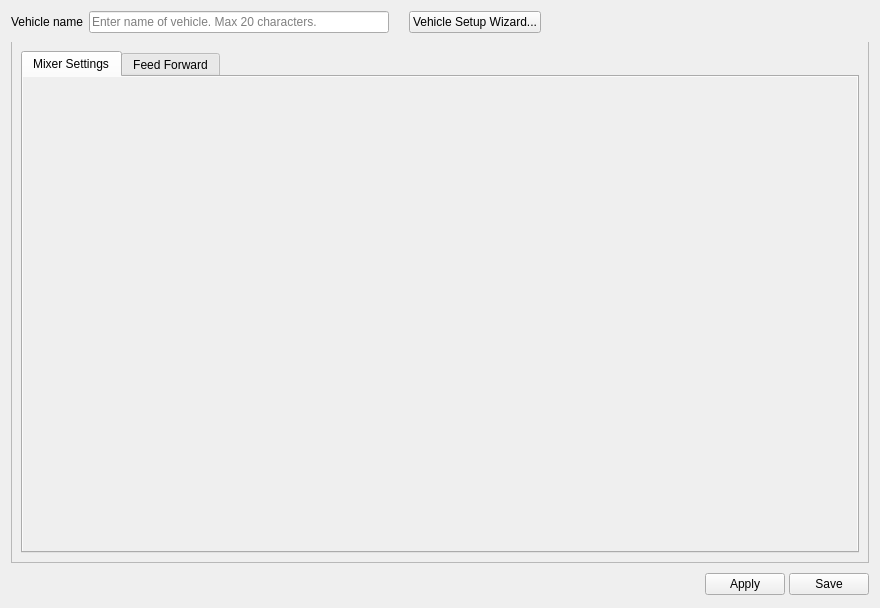
<?xml version="1.0" encoding="UTF-8"?>
<ui version="4.0">
 <class>AircraftWidget</class>
 <widget class="QWidget" name="AircraftWidget">
  <property name="geometry">
   <rect>
    <x>0</x>
    <y>0</y>
    <width>880</width>
    <height>608</height>
   </rect>
  </property>
  <property name="windowTitle">
   <string>Form</string>
  </property>
  <layout class="QVBoxLayout" name="verticalLayout_10">
   <property name="spacing">
    <number>0</number>
   </property>
   <item>
    <layout class="QHBoxLayout" name="horizontalLayout">
     <property name="leftMargin">
      <number>0</number>
     </property>
     <property name="topMargin">
      <number>0</number>
     </property>
     <property name="rightMargin">
      <number>0</number>
     </property>
     <property name="bottomMargin">
      <number>9</number>
     </property>
     <item>
      <widget class="QLabel" name="label">
       <property name="sizePolicy">
        <sizepolicy hsizetype="Preferred" vsizetype="Preferred">
         <horstretch>0</horstretch>
         <verstretch>0</verstretch>
        </sizepolicy>
       </property>
       <property name="text">
        <string>Vehicle name</string>
       </property>
      </widget>
     </item>
     <item>
      <spacer name="horizontalSpacer_2">
       <property name="orientation">
        <enum>Qt::Horizontal</enum>
       </property>
       <property name="sizeType">
        <enum>QSizePolicy::Fixed</enum>
       </property>
       <property name="sizeHint" stdset="0">
        <size>
         <width>6</width>
         <height>20</height>
        </size>
       </property>
      </spacer>
     </item>
     <item alignment="Qt::AlignLeft">
      <widget class="QLineEdit" name="nameEdit">
       <property name="sizePolicy">
        <sizepolicy hsizetype="Preferred" vsizetype="Fixed">
         <horstretch>0</horstretch>
         <verstretch>0</verstretch>
        </sizepolicy>
       </property>
       <property name="minimumSize">
        <size>
         <width>300</width>
         <height>0</height>
        </size>
       </property>
       <property name="inputMask">
        <string/>
       </property>
       <property name="maxLength">
        <number>20</number>
       </property>
       <property name="placeholderText">
        <string>Enter name of vehicle. Max 20 characters.</string>
       </property>
      </widget>
     </item>
     <item>
      <spacer name="horizontalSpacer">
       <property name="orientation">
        <enum>Qt::Horizontal</enum>
       </property>
       <property name="sizeType">
        <enum>QSizePolicy::Minimum</enum>
       </property>
       <property name="sizeHint" stdset="0">
        <size>
         <width>20</width>
         <height>20</height>
        </size>
       </property>
      </spacer>
     </item>
     <item>
      <widget class="QPushButton" name="vehicleSetupWizardButton">
       <property name="text">
        <string>Vehicle Setup Wizard...</string>
       </property>
      </widget>
     </item>
     <item>
      <spacer name="horizontalSpacer_3">
       <property name="orientation">
        <enum>Qt::Horizontal</enum>
       </property>
       <property name="sizeHint" stdset="0">
        <size>
         <width>40</width>
         <height>20</height>
        </size>
       </property>
      </spacer>
     </item>
    </layout>
   </item>
   <item>
    <widget class="QTabBar" name="aircraftType" native="true"/>
   </item>
   <item>
    <widget class="QFrame" name="vehicleTypeFrame">
     <property name="layoutDirection">
      <enum>Qt::LeftToRight</enum>
     </property>
     <property name="autoFillBackground">
      <bool>false</bool>
     </property>
     <property name="styleSheet">
      <string notr="true">#vehicleTypeFrame{
	color: rgb(180, 180, 180);
    margin-top: -1px;
}</string>
     </property>
     <property name="frameShape">
      <enum>QFrame::StyledPanel</enum>
     </property>
     <property name="frameShadow">
      <enum>QFrame::Raised</enum>
     </property>
     <layout class="QVBoxLayout" name="verticalLayout_2">
      <item>
       <widget class="QTabWidget" name="tabWidget">
        <property name="currentIndex">
         <number>0</number>
        </property>
        <widget class="QWidget" name="mixerSettingsPage">
         <property name="autoFillBackground">
          <bool>true</bool>
         </property>
         <attribute name="title">
          <string>Mixer Settings</string>
         </attribute>
         <layout class="QVBoxLayout" name="verticalLayout_3">
          <property name="leftMargin">
           <number>9</number>
          </property>
          <property name="topMargin">
           <number>9</number>
          </property>
          <property name="rightMargin">
           <number>9</number>
          </property>
          <property name="bottomMargin">
           <number>9</number>
          </property>
          <item>
           <widget class="QScrollArea" name="airframesScrollArea">
            <property name="sizePolicy">
             <sizepolicy hsizetype="Preferred" vsizetype="Preferred">
              <horstretch>0</horstretch>
              <verstretch>0</verstretch>
             </sizepolicy>
            </property>
            <property name="minimumSize">
             <size>
              <width>0</width>
              <height>0</height>
             </size>
            </property>
            <property name="palette">
             <palette>
              <active>
               <colorrole role="Base">
                <brush brushstyle="SolidPattern">
                 <color alpha="255">
                  <red>255</red>
                  <green>255</green>
                  <blue>255</blue>
                 </color>
                </brush>
               </colorrole>
               <colorrole role="Window">
                <brush brushstyle="SolidPattern">
                 <color alpha="0">
                  <red>232</red>
                  <green>232</green>
                  <blue>232</blue>
                 </color>
                </brush>
               </colorrole>
              </active>
              <inactive>
               <colorrole role="Base">
                <brush brushstyle="SolidPattern">
                 <color alpha="255">
                  <red>255</red>
                  <green>255</green>
                  <blue>255</blue>
                 </color>
                </brush>
               </colorrole>
               <colorrole role="Window">
                <brush brushstyle="SolidPattern">
                 <color alpha="0">
                  <red>232</red>
                  <green>232</green>
                  <blue>232</blue>
                 </color>
                </brush>
               </colorrole>
              </inactive>
              <disabled>
               <colorrole role="Base">
                <brush brushstyle="SolidPattern">
                 <color alpha="0">
                  <red>232</red>
                  <green>232</green>
                  <blue>232</blue>
                 </color>
                </brush>
               </colorrole>
               <colorrole role="Window">
                <brush brushstyle="SolidPattern">
                 <color alpha="0">
                  <red>232</red>
                  <green>232</green>
                  <blue>232</blue>
                 </color>
                </brush>
               </colorrole>
              </disabled>
             </palette>
            </property>
            <property name="frameShape">
             <enum>QFrame::NoFrame</enum>
            </property>
            <property name="frameShadow">
             <enum>QFrame::Plain</enum>
            </property>
            <property name="widgetResizable">
             <bool>true</bool>
            </property>
            <widget class="QWidget" name="scrollAreaWidgetContents">
             <property name="geometry">
              <rect>
               <x>0</x>
               <y>0</y>
               <width>820</width>
               <height>435</height>
              </rect>
             </property>
             <layout class="QVBoxLayout" name="verticalLayout">
              <property name="leftMargin">
               <number>0</number>
              </property>
              <property name="topMargin">
               <number>0</number>
              </property>
              <property name="rightMargin">
               <number>0</number>
              </property>
              <property name="bottomMargin">
               <number>0</number>
              </property>
              <item>
               <widget class="QStackedWidget" name="airframesWidget">
                <property name="sizePolicy">
                 <sizepolicy hsizetype="Preferred" vsizetype="Preferred">
                  <horstretch>0</horstretch>
                  <verstretch>0</verstretch>
                 </sizepolicy>
                </property>
                <property name="maximumSize">
                 <size>
                  <width>16777215</width>
                  <height>16777215</height>
                 </size>
                </property>
                <property name="frameShape">
                 <enum>QFrame::NoFrame</enum>
                </property>
                <property name="currentIndex">
                 <number>-1</number>
                </property>
               </widget>
              </item>
             </layout>
            </widget>
           </widget>
          </item>
         </layout>
        </widget>
        <widget class="QWidget" name="feedForwardPage">
         <property name="autoFillBackground">
          <bool>true</bool>
         </property>
         <attribute name="title">
          <string>Feed Forward</string>
         </attribute>
         <layout class="QVBoxLayout" name="verticalLayout_25">
          <property name="spacing">
           <number>0</number>
          </property>
          <property name="leftMargin">
           <number>0</number>
          </property>
          <property name="topMargin">
           <number>0</number>
          </property>
          <property name="rightMargin">
           <number>0</number>
          </property>
          <property name="bottomMargin">
           <number>0</number>
          </property>
          <item>
           <widget class="QScrollArea" name="scrollArea_2">
            <property name="palette">
             <palette>
              <active>
               <colorrole role="Base">
                <brush brushstyle="SolidPattern">
                 <color alpha="255">
                  <red>255</red>
                  <green>255</green>
                  <blue>255</blue>
                 </color>
                </brush>
               </colorrole>
               <colorrole role="Window">
                <brush brushstyle="SolidPattern">
                 <color alpha="0">
                  <red>232</red>
                  <green>232</green>
                  <blue>232</blue>
                 </color>
                </brush>
               </colorrole>
              </active>
              <inactive>
               <colorrole role="Base">
                <brush brushstyle="SolidPattern">
                 <color alpha="255">
                  <red>255</red>
                  <green>255</green>
                  <blue>255</blue>
                 </color>
                </brush>
               </colorrole>
               <colorrole role="Window">
                <brush brushstyle="SolidPattern">
                 <color alpha="0">
                  <red>232</red>
                  <green>232</green>
                  <blue>232</blue>
                 </color>
                </brush>
               </colorrole>
              </inactive>
              <disabled>
               <colorrole role="Base">
                <brush brushstyle="SolidPattern">
                 <color alpha="0">
                  <red>232</red>
                  <green>232</green>
                  <blue>232</blue>
                 </color>
                </brush>
               </colorrole>
               <colorrole role="Window">
                <brush brushstyle="SolidPattern">
                 <color alpha="0">
                  <red>232</red>
                  <green>232</green>
                  <blue>232</blue>
                 </color>
                </brush>
               </colorrole>
              </disabled>
             </palette>
            </property>
            <property name="frameShape">
             <enum>QFrame::NoFrame</enum>
            </property>
            <property name="frameShadow">
             <enum>QFrame::Plain</enum>
            </property>
            <property name="widgetResizable">
             <bool>true</bool>
            </property>
            <widget class="QWidget" name="scrollAreaWidgetContents_2">
             <property name="geometry">
              <rect>
               <x>0</x>
               <y>0</y>
               <width>293</width>
               <height>300</height>
              </rect>
             </property>
             <layout class="QVBoxLayout" name="verticalLayout_18">
              <property name="leftMargin">
               <number>12</number>
              </property>
              <property name="topMargin">
               <number>12</number>
              </property>
              <property name="rightMargin">
               <number>12</number>
              </property>
              <property name="bottomMargin">
               <number>12</number>
              </property>
              <item>
               <widget class="QGroupBox" name="groupBox_12">
                <property name="title">
                 <string>Feed Forward Configuration</string>
                </property>
                <layout class="QGridLayout" name="gridLayout_8">
                 <property name="leftMargin">
                  <number>12</number>
                 </property>
                 <property name="topMargin">
                  <number>12</number>
                 </property>
                 <property name="rightMargin">
                  <number>12</number>
                 </property>
                 <property name="bottomMargin">
                  <number>12</number>
                 </property>
                 <item row="2" column="0" colspan="3">
                  <layout class="QHBoxLayout" name="horizontalLayout_10">
                   <item>
                    <widget class="QLabel" name="label_22">
                     <property name="text">
                      <string>Decel Time Constant</string>
                     </property>
                    </widget>
                   </item>
                   <item>
                    <widget class="QDoubleSpinBox" name="decelTime">
                     <property name="enabled">
                      <bool>true</bool>
                     </property>
                     <property name="focusPolicy">
                      <enum>Qt::StrongFocus</enum>
                     </property>
                     <property name="toolTip">
                      <string>When tuning: Slowly raise decel time from zero to just
under the level where the motor starts to undershoot
its target speed when decelerating.

Do it after accel time is setup.</string>
                     </property>
                     <property name="decimals">
                      <number>3</number>
                     </property>
                     <property name="maximum">
                      <double>100.000000000000000</double>
                     </property>
                     <property name="singleStep">
                      <double>0.010000000000000</double>
                     </property>
                    </widget>
                   </item>
                   <item>
                    <spacer name="horizontalSpacer_12">
                     <property name="orientation">
                      <enum>Qt::Horizontal</enum>
                     </property>
                     <property name="sizeHint" stdset="0">
                      <size>
                       <width>40</width>
                       <height>20</height>
                      </size>
                     </property>
                    </spacer>
                   </item>
                  </layout>
                 </item>
                 <item row="1" column="0" colspan="3">
                  <layout class="QHBoxLayout" name="horizontalLayout_9">
                   <item>
                    <widget class="QLabel" name="label_21">
                     <property name="text">
                      <string>Accel Time Constant</string>
                     </property>
                    </widget>
                   </item>
                   <item>
                    <widget class="QDoubleSpinBox" name="accelTime">
                     <property name="enabled">
                      <bool>true</bool>
                     </property>
                     <property name="focusPolicy">
                      <enum>Qt::StrongFocus</enum>
                     </property>
                     <property name="toolTip">
                      <string>In miliseconds.
When tuning: Slowly raise accel time from zero to just
under the level where the motor starts to overshoot
its target speed.</string>
                     </property>
                     <property name="decimals">
                      <number>3</number>
                     </property>
                     <property name="maximum">
                      <double>100.000000000000000</double>
                     </property>
                     <property name="singleStep">
                      <double>0.010000000000000</double>
                     </property>
                    </widget>
                   </item>
                   <item>
                    <spacer name="horizontalSpacer_13">
                     <property name="orientation">
                      <enum>Qt::Horizontal</enum>
                     </property>
                     <property name="sizeHint" stdset="0">
                      <size>
                       <width>40</width>
                       <height>20</height>
                      </size>
                     </property>
                    </spacer>
                   </item>
                  </layout>
                 </item>
                 <item row="3" column="1">
                  <widget class="QLabel" name="maxAccelSliderValue">
                   <property name="maximumSize">
                    <size>
                     <width>16777215</width>
                     <height>16</height>
                    </size>
                   </property>
                   <property name="text">
                    <string>1000</string>
                   </property>
                   <property name="alignment">
                    <set>Qt::AlignRight|Qt::AlignTrailing|Qt::AlignVCenter</set>
                   </property>
                  </widget>
                 </item>
                 <item row="0" column="2">
                  <widget class="QSlider" name="feedForwardSlider">
                   <property name="enabled">
                    <bool>true</bool>
                   </property>
                   <property name="minimumSize">
                    <size>
                     <width>0</width>
                     <height>32</height>
                    </size>
                   </property>
                   <property name="focusPolicy">
                    <enum>Qt::StrongFocus</enum>
                   </property>
                   <property name="toolTip">
                    <string>Overall level of feed forward (in percentage).</string>
                   </property>
                   <property name="maximum">
                    <number>100</number>
                   </property>
                   <property name="singleStep">
                    <number>1</number>
                   </property>
                   <property name="orientation">
                    <enum>Qt::Horizontal</enum>
                   </property>
                   <property name="tickPosition">
                    <enum>QSlider::NoTicks</enum>
                   </property>
                  </widget>
                 </item>
                 <item row="3" column="2">
                  <widget class="QSlider" name="maxAccelSlider">
                   <property name="minimumSize">
                    <size>
                     <width>0</width>
                     <height>32</height>
                    </size>
                   </property>
                   <property name="focusPolicy">
                    <enum>Qt::StrongFocus</enum>
                   </property>
                   <property name="toolTip">
                    <string>Limits how much the engines can accelerate or decelerate.
In 'units per second', a sound default is 1000.</string>
                   </property>
                   <property name="minimum">
                    <number>500</number>
                   </property>
                   <property name="maximum">
                    <number>2000</number>
                   </property>
                   <property name="value">
                    <number>1000</number>
                   </property>
                   <property name="orientation">
                    <enum>Qt::Horizontal</enum>
                   </property>
                   <property name="invertedAppearance">
                    <bool>false</bool>
                   </property>
                   <property name="invertedControls">
                    <bool>false</bool>
                   </property>
                  </widget>
                 </item>
                 <item row="3" column="0">
                  <widget class="QLabel" name="label_37">
                   <property name="sizePolicy">
                    <sizepolicy hsizetype="Minimum" vsizetype="Preferred">
                     <horstretch>0</horstretch>
                     <verstretch>0</verstretch>
                    </sizepolicy>
                   </property>
                   <property name="minimumSize">
                    <size>
                     <width>0</width>
                     <height>0</height>
                    </size>
                   </property>
                   <property name="maximumSize">
                    <size>
                     <width>16777215</width>
                     <height>16</height>
                    </size>
                   </property>
                   <property name="text">
                    <string>MaxAccel</string>
                   </property>
                   <property name="alignment">
                    <set>Qt::AlignRight|Qt::AlignTrailing|Qt::AlignVCenter</set>
                   </property>
                  </widget>
                 </item>
                 <item row="0" column="1">
                  <widget class="QLabel" name="feedForwardSliderValue">
                   <property name="minimumSize">
                    <size>
                     <width>30</width>
                     <height>0</height>
                    </size>
                   </property>
                   <property name="text">
                    <string>000</string>
                   </property>
                   <property name="alignment">
                    <set>Qt::AlignRight|Qt::AlignTrailing|Qt::AlignVCenter</set>
                   </property>
                  </widget>
                 </item>
                 <item row="0" column="0">
                  <widget class="QLabel" name="label_20">
                   <property name="minimumSize">
                    <size>
                     <width>0</width>
                     <height>0</height>
                    </size>
                   </property>
                   <property name="text">
                    <string>FeedForward </string>
                   </property>
                   <property name="alignment">
                    <set>Qt::AlignRight|Qt::AlignTrailing|Qt::AlignVCenter</set>
                   </property>
                  </widget>
                 </item>
                </layout>
               </widget>
              </item>
              <item>
               <spacer name="verticalSpacer_5">
                <property name="orientation">
                 <enum>Qt::Vertical</enum>
                </property>
                <property name="sizeHint" stdset="0">
                 <size>
                  <width>20</width>
                  <height>40</height>
                 </size>
                </property>
               </spacer>
              </item>
              <item>
               <widget class="QGroupBox" name="groupBox_13">
                <property name="title">
                 <string/>
                </property>
                <layout class="QHBoxLayout" name="horizontalLayout_5">
                 <property name="leftMargin">
                  <number>0</number>
                 </property>
                 <property name="topMargin">
                  <number>0</number>
                 </property>
                 <property name="rightMargin">
                  <number>0</number>
                 </property>
                 <property name="bottomMargin">
                  <number>0</number>
                 </property>
                 <item>
                  <spacer name="horizontalSpacer_8">
                   <property name="orientation">
                    <enum>Qt::Horizontal</enum>
                   </property>
                   <property name="sizeHint" stdset="0">
                    <size>
                     <width>267</width>
                     <height>20</height>
                    </size>
                   </property>
                  </spacer>
                 </item>
                 <item>
                  <widget class="QCheckBox" name="ffTestBox1">
                   <property name="focusPolicy">
                    <enum>Qt::StrongFocus</enum>
                   </property>
                   <property name="toolTip">
                    <string>&lt;!DOCTYPE HTML PUBLIC &quot;-//W3C//DTD HTML 4.0//EN&quot; &quot;http://www.w3.org/TR/REC-html40/strict.dtd&quot;&gt;
&lt;html&gt;&lt;head&gt;&lt;meta name=&quot;qrichtext&quot; content=&quot;1&quot; /&gt;&lt;style type=&quot;text/css&quot;&gt;
p, li { white-space: pre-wrap; }
&lt;/style&gt;&lt;/head&gt;&lt;body style=&quot; font-family:'Ubuntu'; font-size:11pt; font-weight:400; font-style:normal;&quot;&gt;
&lt;p style=&quot; margin-top:0px; margin-bottom:0px; margin-left:0px; margin-right:0px; -qt-block-indent:0; text-indent:0px;&quot;&gt;&lt;span style=&quot; font-family:'Sans'; font-size:10pt;&quot;&gt;Beware! Check &lt;/span&gt;&lt;span style=&quot; font-family:'Sans'; font-size:10pt; font-weight:600;&quot;&gt;all three&lt;/span&gt;&lt;span style=&quot; font-family:'Sans'; font-size:10pt;&quot;&gt; checkboxes to test Feed Forward.&lt;/span&gt;&lt;/p&gt;
&lt;p style=&quot; margin-top:0px; margin-bottom:0px; margin-left:0px; margin-right:0px; -qt-block-indent:0; text-indent:0px;&quot;&gt;&lt;span style=&quot; font-family:'Sans'; font-size:10pt;&quot;&gt;It will run only if your airframe armed.&lt;/span&gt;&lt;/p&gt;&lt;/body&gt;&lt;/html&gt;</string>
                   </property>
                   <property name="text">
                    <string/>
                   </property>
                  </widget>
                 </item>
                 <item>
                  <widget class="QCheckBox" name="ffTestBox2">
                   <property name="focusPolicy">
                    <enum>Qt::StrongFocus</enum>
                   </property>
                   <property name="toolTip">
                    <string>&lt;!DOCTYPE HTML PUBLIC &quot;-//W3C//DTD HTML 4.0//EN&quot; &quot;http://www.w3.org/TR/REC-html40/strict.dtd&quot;&gt;
&lt;html&gt;&lt;head&gt;&lt;meta name=&quot;qrichtext&quot; content=&quot;1&quot; /&gt;&lt;style type=&quot;text/css&quot;&gt;
p, li { white-space: pre-wrap; }
&lt;/style&gt;&lt;/head&gt;&lt;body style=&quot; font-family:'Ubuntu'; font-size:11pt; font-weight:400; font-style:normal;&quot;&gt;
&lt;p style=&quot; margin-top:0px; margin-bottom:0px; margin-left:0px; margin-right:0px; -qt-block-indent:0; text-indent:0px;&quot;&gt;&lt;span style=&quot; font-family:'Sans'; font-size:10pt;&quot;&gt;Beware! Check &lt;/span&gt;&lt;span style=&quot; font-family:'Sans'; font-size:10pt; font-weight:600;&quot;&gt;all three&lt;/span&gt;&lt;span style=&quot; font-family:'Sans'; font-size:10pt;&quot;&gt; checkboxes to test Feed Forward.&lt;/span&gt;&lt;/p&gt;
&lt;p style=&quot; margin-top:0px; margin-bottom:0px; margin-left:0px; margin-right:0px; -qt-block-indent:0; text-indent:0px;&quot;&gt;&lt;span style=&quot; font-family:'Sans'; font-size:10pt;&quot;&gt;It will run only if your airframe armed.&lt;/span&gt;&lt;/p&gt;&lt;/body&gt;&lt;/html&gt;</string>
                   </property>
                   <property name="text">
                    <string/>
                   </property>
                  </widget>
                 </item>
                 <item>
                  <widget class="QCheckBox" name="ffTestBox3">
                   <property name="focusPolicy">
                    <enum>Qt::StrongFocus</enum>
                   </property>
                   <property name="toolTip">
                    <string>&lt;!DOCTYPE HTML PUBLIC &quot;-//W3C//DTD HTML 4.0//EN&quot; &quot;http://www.w3.org/TR/REC-html40/strict.dtd&quot;&gt;
&lt;html&gt;&lt;head&gt;&lt;meta name=&quot;qrichtext&quot; content=&quot;1&quot; /&gt;&lt;style type=&quot;text/css&quot;&gt;
p, li { white-space: pre-wrap; }
&lt;/style&gt;&lt;/head&gt;&lt;body style=&quot; font-family:'Ubuntu'; font-size:11pt; font-weight:400; font-style:normal;&quot;&gt;
&lt;p style=&quot; margin-top:0px; margin-bottom:0px; margin-left:0px; margin-right:0px; -qt-block-indent:0; text-indent:0px;&quot;&gt;&lt;span style=&quot; font-family:'Sans'; font-size:10pt;&quot;&gt;Beware! Check &lt;/span&gt;&lt;span style=&quot; font-family:'Sans'; font-size:10pt; font-weight:600;&quot;&gt;all three&lt;/span&gt;&lt;span style=&quot; font-family:'Sans'; font-size:10pt;&quot;&gt; checkboxes to test Feed Forward.&lt;/span&gt;&lt;/p&gt;
&lt;p style=&quot; margin-top:0px; margin-bottom:0px; margin-left:0px; margin-right:0px; -qt-block-indent:0; text-indent:0px;&quot;&gt;&lt;span style=&quot; font-family:'Sans'; font-size:10pt;&quot;&gt;It will run only if your airframe armed.&lt;/span&gt;&lt;/p&gt;&lt;/body&gt;&lt;/html&gt;</string>
                   </property>
                   <property name="text">
                    <string>Enable FF tuning</string>
                   </property>
                  </widget>
                 </item>
                 <item>
                  <spacer name="horizontalSpacer_7">
                   <property name="orientation">
                    <enum>Qt::Horizontal</enum>
                   </property>
                   <property name="sizeHint" stdset="0">
                    <size>
                     <width>267</width>
                     <height>20</height>
                    </size>
                   </property>
                  </spacer>
                 </item>
                </layout>
               </widget>
              </item>
              <item>
               <widget class="QTextBrowser" name="textBrowser">
                <property name="sizePolicy">
                 <sizepolicy hsizetype="Expanding" vsizetype="MinimumExpanding">
                  <horstretch>0</horstretch>
                  <verstretch>0</verstretch>
                 </sizepolicy>
                </property>
                <property name="minimumSize">
                 <size>
                  <width>0</width>
                  <height>40</height>
                 </size>
                </property>
                <property name="html">
                 <string>&lt;!DOCTYPE HTML PUBLIC &quot;-//W3C//DTD HTML 4.0//EN&quot; &quot;http://www.w3.org/TR/REC-html40/strict.dtd&quot;&gt;
&lt;html&gt;&lt;head&gt;&lt;meta name=&quot;qrichtext&quot; content=&quot;1&quot; /&gt;&lt;style type=&quot;text/css&quot;&gt;
p, li { white-space: pre-wrap; }
&lt;/style&gt;&lt;/head&gt;&lt;body style=&quot; font-family:'Ubuntu'; font-size:11pt; font-weight:400; font-style:normal;&quot;&gt;
&lt;table border=&quot;0&quot; style=&quot;-qt-table-type: root; margin-top:4px; margin-bottom:4px; margin-left:4px; margin-right:4px;&quot;&gt;
&lt;tr&gt;
&lt;td style=&quot;border: none;&quot;&gt;
&lt;p align=&quot;center&quot; style=&quot; margin-top:0px; margin-bottom:0px; margin-left:0px; margin-right:0px; -qt-block-indent:0; text-indent:0px;&quot;&gt;&lt;span style=&quot; font-size:14pt; font-weight:600; color:#ff0000;&quot;&gt;SETTING UP FEED FORWARD REQUIRES CAUTION&lt;/span&gt;&lt;/p&gt;
&lt;p style=&quot;-qt-paragraph-type:empty; margin-top:0px; margin-bottom:0px; margin-left:0px; margin-right:0px; -qt-block-indent:0; text-indent:0px;&quot;&gt;&lt;br /&gt;&lt;/p&gt;
&lt;p style=&quot; margin-top:0px; margin-bottom:0px; margin-left:0px; margin-right:0px; -qt-block-indent:0; text-indent:0px;&quot;&gt;&lt;br /&gt;&lt;/p&gt;
&lt;p style=&quot; margin-top:0px; margin-bottom:0px; margin-left:0px; margin-right:0px; -qt-block-indent:0; text-indent:0px;&quot;&gt;&lt;br /&gt;&lt;/p&gt;
&lt;p style=&quot; margin-top:0px; margin-bottom:0px; margin-left:0px; margin-right:0px; -qt-block-indent:0; text-indent:0px;&quot;&gt;&lt;span style=&quot; font-family:'Lucida Grande'; font-size:13pt;&quot;&gt;Beware: Feed Forward Tuning will launch all engines around mid-throttle, you have been warned!&lt;/span&gt;&lt;/p&gt;
&lt;p style=&quot; margin-top:12px; margin-bottom:12px; margin-left:0px; margin-right:0px; -qt-block-indent:0; text-indent:0px;&quot;&gt;&lt;span style=&quot; font-family:'Lucida Grande'; font-size:13pt;&quot;&gt;Remove your props initially, and for fine-tuning, make sure your airframe is safely held in place. Wear glasses and protect your face and body.&lt;/span&gt;&lt;/p&gt;&lt;/td&gt;&lt;/tr&gt;&lt;/table&gt;&lt;/body&gt;&lt;/html&gt;</string>
                </property>
               </widget>
              </item>
             </layout>
            </widget>
           </widget>
          </item>
         </layout>
        </widget>
       </widget>
      </item>
     </layout>
    </widget>
   </item>
   <item>
    <spacer name="verticalSpacer">
     <property name="orientation">
      <enum>Qt::Vertical</enum>
     </property>
     <property name="sizeType">
      <enum>QSizePolicy::Fixed</enum>
     </property>
     <property name="sizeHint" stdset="0">
      <size>
       <width>20</width>
       <height>9</height>
      </size>
     </property>
    </spacer>
   </item>
   <item>
    <layout class="QHBoxLayout" name="bottomLayout">
     <property name="spacing">
      <number>4</number>
     </property>
     <item>
      <spacer name="horizontalSpacer_10">
       <property name="orientation">
        <enum>Qt::Horizontal</enum>
       </property>
       <property name="sizeHint" stdset="0">
        <size>
         <width>5</width>
         <height>25</height>
        </size>
       </property>
      </spacer>
     </item>
     <item>
      <widget class="QPushButton" name="airframeHelp">
       <property name="sizePolicy">
        <sizepolicy hsizetype="Fixed" vsizetype="Fixed">
         <horstretch>0</horstretch>
         <verstretch>0</verstretch>
        </sizepolicy>
       </property>
       <property name="maximumSize">
        <size>
         <width>25</width>
         <height>25</height>
        </size>
       </property>
       <property name="toolTip">
        <string>Takes you to the wiki page</string>
       </property>
       <property name="text">
        <string/>
       </property>
       <property name="icon">
        <iconset resource="../coreplugin/core.qrc">
         <normaloff>:/core/images/helpicon.svg</normaloff>:/core/images/helpicon.svg</iconset>
       </property>
       <property name="iconSize">
        <size>
         <width>25</width>
         <height>25</height>
        </size>
       </property>
       <property name="flat">
        <bool>true</bool>
       </property>
      </widget>
     </item>
     <item>
      <widget class="QPushButton" name="saveAircraftToRAM">
       <property name="toolTip">
        <string>Send to board, but don't save permanently (flash or SD).</string>
       </property>
       <property name="text">
        <string>Apply</string>
       </property>
      </widget>
     </item>
     <item>
      <widget class="QPushButton" name="saveAircraftToSD">
       <property name="toolTip">
        <string>Applies and Saves all settings to flash or SD depending on board.</string>
       </property>
       <property name="text">
        <string>Save</string>
       </property>
      </widget>
     </item>
    </layout>
   </item>
  </layout>
 </widget>
 <customwidgets>
  <customwidget>
   <class>QTabBar</class>
   <extends>QWidget</extends>
   <header>qtabbar.h</header>
   <container>1</container>
  </customwidget>
 </customwidgets>
 <tabstops>
  <tabstop>nameEdit</tabstop>
  <tabstop>vehicleSetupWizardButton</tabstop>
  <tabstop>airframesScrollArea</tabstop>
  <tabstop>scrollArea_2</tabstop>
  <tabstop>decelTime</tabstop>
  <tabstop>accelTime</tabstop>
  <tabstop>feedForwardSlider</tabstop>
  <tabstop>maxAccelSlider</tabstop>
  <tabstop>ffTestBox1</tabstop>
  <tabstop>ffTestBox2</tabstop>
  <tabstop>ffTestBox3</tabstop>
  <tabstop>textBrowser</tabstop>
  <tabstop>airframeHelp</tabstop>
  <tabstop>saveAircraftToRAM</tabstop>
  <tabstop>saveAircraftToSD</tabstop>
  <tabstop>tabWidget</tabstop>
 </tabstops>
 <resources>
  <include location="../coreplugin/core.qrc"/>
 </resources>
 <connections>
  <connection>
   <sender>feedForwardSlider</sender>
   <signal>valueChanged(int)</signal>
   <receiver>feedForwardSliderValue</receiver>
   <slot>setNum(int)</slot>
   <hints>
    <hint type="sourcelabel">
     <x>248</x>
     <y>103</y>
    </hint>
    <hint type="destinationlabel">
     <x>146</x>
     <y>107</y>
    </hint>
   </hints>
  </connection>
  <connection>
   <sender>maxAccelSlider</sender>
   <signal>valueChanged(int)</signal>
   <receiver>maxAccelSliderValue</receiver>
   <slot>setNum(int)</slot>
   <hints>
    <hint type="sourcelabel">
     <x>272</x>
     <y>214</y>
    </hint>
    <hint type="destinationlabel">
     <x>127</x>
     <y>214</y>
    </hint>
   </hints>
  </connection>
 </connections>
</ui>
